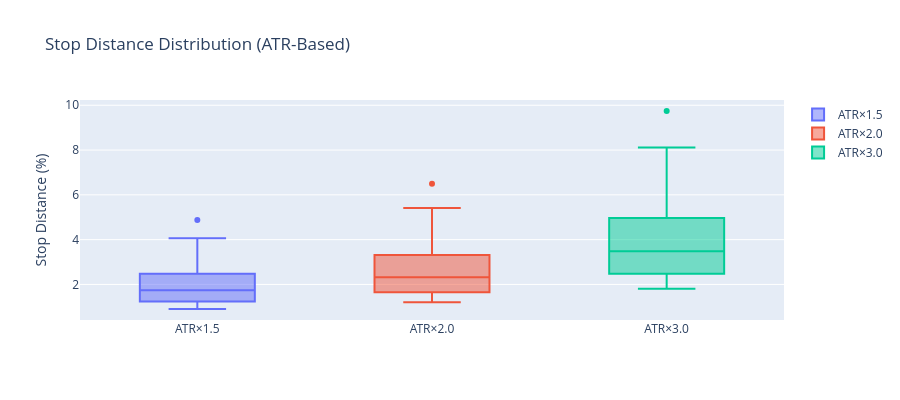

Write notebook code for a chart like this one.
### Code cell
# Visualize how stop distance varies with volatility
fig = go.Figure()

for name, results in atr_results.items():
    stop_distances = [r["stop_distance_pct"] * 100 for r in results]
    fig.add_trace(go.Box(y=stop_distances, name=name))

fig.update_layout(
    title="Stop Distance Distribution (ATR-Based)",
    yaxis_title="Stop Distance (%)",
    height=400,
)
fig.show()
